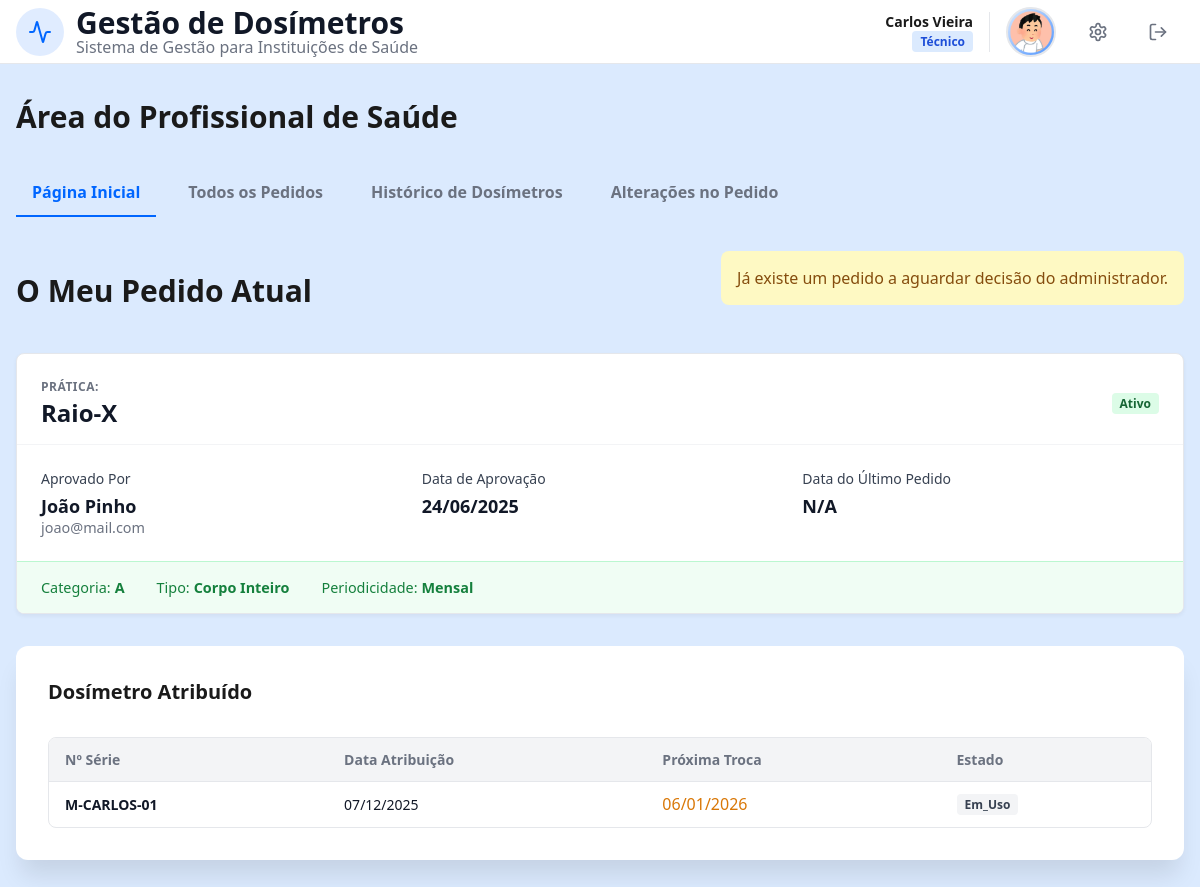
The app's page /HP.php (signed in) with its own data.
### tables this page shows
CREATE TABLE DosimeterRequest (
    idR INTEGER PRIMARY KEY AUTOINCREMENT,
    idU INTEGER NOT NULL,
    pratica TEXT NOT NULL,
    requestDate DATETIME NOT NULL,
    decisionMade BOOLEAN DEFAULT 0,
    FOREIGN KEY (idU) REFERENCES User(idU) ON DELETE CASCADE
);

CREATE TABLE ApprovedRequest (
    idA INTEGER PRIMARY KEY AUTOINCREMENT,
    idR INTEGER NOT NULL,
    idP INTEGER NOT NULL,
    approvalDate DATETIME NOT NULL,
    periodicity TEXT CHECK(periodicity IN ('Mensal','Trimestral')) NOT NULL,
    riskCategory TEXT CHECK(riskCategory IN ('A', 'B')) NOT NULL,
    dosimeterType TEXT CHECK(dosimeterType IN ('Corpo Inteiro','Extremidade')) NOT NULL,
    status TEXT CHECK(status IN ('Ativo', 'Suspenso')) DEFAULT 'Ativo',
    FOREIGN KEY (idR) REFERENCES DosimeterRequest(idR) ON DELETE CASCADE,
    FOREIGN KEY (idP) REFERENCES User(idU) ON DELETE CASCADE
);

CREATE TABLE User (
    idU INTEGER PRIMARY KEY AUTOINCREMENT,
    name TEXT NOT NULL,
    surname TEXT NOT NULL, 
    birthDate DATE NOT NULL,
    sex TEXT CHECK(sex IN ('Female', 'Male', 'Other')) NOT NULL,
    email TEXT UNIQUE NOT NULL, 
    password TEXT NOT NULL,
    phoneN TEXT CHECK(phoneN GLOB '+[0-9][0-9][0-9]*'),
    userType TEXT CHECK(userType IN ('Administrador', 'Físico Médico', 'Profissional de Saúde')) NOT NULL,
    userStatus BOOLEAN DEFAULT 1,
    profilePic TEXT DEFAULT 'foto/12225881.png'
);

CREATE TABLE DosimeterAssignment (
    idDA INTEGER PRIMARY KEY AUTOINCREMENT,
    idA INTEGER NOT NULL,
    dosimeterSerial TEXT,
    assignmentDate DATETIME,
    nextReplacementDate DATETIME,
    periodicity TEXT CHECK(periodicity IN ('Mensal','Trimestral')) NOT NULL,
    status TEXT CHECK(status IN ('Por_Associar','Em_Uso','Suspenso')) DEFAULT 'Por_Associar',
    FOREIGN KEY (idA) REFERENCES ApprovedRequest(idA) ON DELETE CASCADE
);

### database/hp_db.php (called while the page is built, shortened)
<?php
function getLastRequest($db, $idUser) {
    $sql = "SELECT dr.pratica, dr.decisionMade, ar.status as stAp, ar.approvalDate,
            u.name, u.surname, u.email, rr.comment as motRej,
            da.dosimeterSerial, da.assignmentDate, da.nextReplacementDate, da.status as stDos,
            ar.riskCategory, ar.dosimeterType, ar.periodicity
            FROM DosimeterRequest dr
            LEFT JOIN ApprovedRequest ar ON dr.idR = ar.idR
            LEFT JOIN RejectedRequest rr ON dr.idR = rr.idR
            LEFT JOIN User u ON (ar.idP = u.idU OR rr.idP = u.idU)
            LEFT JOIN DosimeterAssignment da ON ar.idA = da.idA
            WHERE dr.idU = :id ORDER BY dr.requestDate DESC LIMIT 1";
    $stmt = $db->prepare($sql);
    $stmt->execute(['id' => $idUser]);
    return $stmt->fetch(PDO::FETCH_ASSOC);
}
function checkPendingChange($db, $idUser) {
    $sql = "SELECT COUNT(*)
            FROM ChangeRecord
            WHERE idUser = ? AND LOWER(TRIM(status)) = 'pendente'";
    $stmt = $db->prepare($sql);
    $stmt->execute([$idUser]);
    return $stmt->fetchColumn() > 0;
}
?>

### templates/hp_views.php (the view, shortened to what this page needs)
<?php
function getStatusClass($estado) {
    switch (strtolower(trim($estado))) {
        case 'ativo': return 'badge-green';
        default: return 'badge-gray';
    }
}
function renderHPTabs($currentTab) {
    ?>
    <div class="admin-tabs">
        <a href="HP.php?tab=dashboard" class="tab-link <?php echo $currentTab=='dashboard'?'active':''; ?>">Página Inicial</a>
        <a href="HP.php?tab=pedidos" class="tab-link <?php echo $currentTab=='pedidos'?'active':''; ?>">Todos os Pedidos</a>
        <a href="HP.php?tab=historico" class="tab-link <?php echo $currentTab=='historico'?'active':''; ?>">Histórico de Dosímetros</a>
        <a href="HP.php?tab=alteracoes" class="tab-link <?php echo $currentTab=='alteracoes'?'active':''; ?>">Alterações no Pedido</a>
    </div>
    <?php
}
function renderDashboard($hp, $last, $temPedidoPendente) {
    $stDash = 'Novo';
    if ($last) {
        if ($last['decisionMade'] == 0) $stDash = 'Pendente';
        elseif ($last['stAp']) $stDash = 'Aprovado';
        else $stDash = 'Rejeitado';
    }
    ?>
<?php if ($stDash === 'Aprovado'): ?>
        <div class="page-header-row mb1">
            <h2 class="titulo">O Meu Pedido Atual</h2>
            <?php if ($temPedidoPendente): ?>
            <div class="alert-container badge-yellow">
                Já existe um pedido a aguardar decisão do administrador.
            </div>
            <?php endif; ?>
        </div>
        <div class="summary-card">
            <div class="summary-header">
                <div class="summary-title-group">
                    <span class="summary-label">Prática:</span>
                    <span class="summary-value"><?php echo htmlspecialchars($last['pratica']); ?></span>
                </div>
                <div>
                    <span class="<?php echo getStatusClass($last['stAp']); ?> role-badge">
                        <?php echo htmlspecialchars($last['stAp']); ?>
                    </span>
                </div>
            </div>
            <div class="summary-body">
                <div>
                    <span class="profile-label">Aprovado Por</span>
                    <div class="nome">
                        <?php echo htmlspecialchars($last['name'].' '.$last['surname']); ?>
                    </div>
                    <div class="com-cinza">
                        <?php echo htmlspecialchars($last['email'] ?? ''); ?>
                    </div>
                </div>
                <div>
                    <span class="profile-label">Data de Aprovação</span>
                    <div class="nome"><?php echo date('d/m/Y', strtotime($last['approvalDate'])); ?></div>
                </div>
                <div>
                    <span class="profile-label">Data do Último Pedido</span>
                    <div class="nome"><?php echo isset($last['requestDate']) ? date('d/m/Y', strtotime($last['requestDate'])) : 'N/A'; ?></div>
                </div>
            </div>
            <div class="summary-footer">
                <span class="tech-item">Categoria: <strong><?php echo htmlspecialchars($last['riskCategory']); ?></strong></span>
                <span class="tech-item">Tipo: <strong><?php echo htmlspecialchars($last['dosimeterType']); ?></strong></span>
                <span class="tech-item">Periodicidade: <strong><?php echo htmlspecialchars($last['periodicity']); ?></strong></span>
            </div>
        </div>
        <div class="card mb2">
            <h3 class="titulo-separador mb1">Dosímetro Atribuído</h3>
            <div class="table-container">
                <table class="admin-table">
                    <thead><tr><th>Nº Série</th><th>Data Atribuição</th><th>Próxima Troca</th><th>Estado</th></tr></thead>
                    <tbody><tr>
                        <td>
                            <?php if($last['dosimeterSerial']): ?>
                                <strong class="serial-mono"><?php echo htmlspecialchars($last['dosimeterSerial']); ?></strong>
                            <?php else: ?>
                                <span class="text-muted">Por Associar</span>
                            <?php endif; ?>
                        </td>
                        <td><?php echo $last['assignmentDate']?date('d/m/Y',strtotime($last['assignmentDate'])):'-'; ?></td>
                        <td><?php echo $last['nextReplacementDate']?"<span class='com-laranja'>".date('d/m/Y',strtotime($last['nextReplacementDate']))."</span>":'-'; ?></td>
                        <td><span class="<?php echo getStatusClass($last['stDos']??'Pendente'); ?> role-badge"><?php echo htmlspecialchars($last['stDos']??'Pendente'); ?></span></td>
                    </tr></tbody>
                </table>
            </div>
        </div>
    <?php endif; ?>
    <?php
}
    ?>

### templates/header.php (shortened to what this page needs)
<?php function header_set($title = 'Gestão de Dosímetros') { ?>
    <!DOCTYPE html>
    <html lang="pt">
    <head>
        <link rel="stylesheet" href="css/style.css">
        <link rel="stylesheet" href="css/responsive.css">
    </head>
<?php } ?>

### HP.php (shortened to what this page needs)
<?php
require_once "database/connection.php";
require_once "database/hp_db.php";
require_once "templates/header.php";
require_once "templates/nav.php";
require_once "templates/hp_views.php";
$db = getDatabaseConnection();
$title = "Profissional de Saúde";
$tab = isset($_GET['tab']) ? $_GET['tab'] : 'dashboard';
$idUsuario = $_SESSION['idU'];
header_set($title);
?>
<body>
    <div class="page-wrapper">
        <?php nav_set(); ?>
        <main class="main-container">
            <h1 class="titulo mb2">Área do Profissional de Saúde</h1>
            <?php renderHPTabs($tab); ?>
            <?php
            if ($tab === 'dashboard') {
                $hp = getHPProfile($db, $idUsuario);
                $last = getLastRequest($db, $idUsuario);
                $temPedidoPendente = checkPendingChange($db, $idUsuario);
                renderDashboard($hp, $last, $temPedidoPendente);
            }
            elseif ($tab === 'pedidos') {
                $pedidos = getAllRequests($db, $idUsuario);
                renderOrdersList($pedidos);
            }
            elseif ($tab === 'historico') {
                $history = getDosimeterHistory($db, $idUsuario);
                $top = getLastRequest($db, $idUsuario);
                renderHistoryTab($history, $top);
            }
            elseif ($tab === 'alteracoes') {
                $reqs = getChangeHistory($db, $idUsuario);
                renderChangesTab($reqs);
            }
            ?>
        </main>
    </div>
</body>
</html>

### templates/nav.php (shortened to what this page needs)
<?php function nav_set() {
    $userName = isset($_SESSION['name']) ? $_SESSION['name'] : 'Utilizador';
    $userSurname = isset($_SESSION['surname']) ? $_SESSION['surname'] : '';
    $userType = isset($_SESSION['userType']) ? $_SESSION['userType'] : '';
    $profilePic = isset($_SESSION['profilePic']) ? $_SESSION['profilePic'] : 'foto/12225881.png';
    $roleLabel = isset($_SESSION['roleLabel']) ? $_SESSION['roleLabel'] : $userType;
    $badgeClass = 'badge-blue';
    ?>
            <header class="header1">
                <div class="header-container">
                    <div class="logo-area">
                        <div class="logo-box">
                            <img src="css/icon.svg" width="48" height="48" alt="Logo">
                        </div>
                        <div class="logo-text">
                            <h1>Gestão de Dosímetros</h1>
                            <p>Sistema de Gestão para Instituições de Saúde</p>
                        </div>
                    </div>
                    <div class="user-area">
                        <div class="user-info">
                            <span class="user-name">
                                <?php echo htmlspecialchars($userName . ' ' . $userSurname); ?>
                            </span>
                            <span class="role-badge <?php echo $badgeClass; ?>">
                                <?php echo htmlspecialchars($roleLabel); ?>
                            </span>
                        </div>
                        <img src="<?php echo htmlspecialchars($profilePic); ?>" alt="Perfil" class="profile-pic">
                        <div class="action-buttons">
                            <a href="perfil.php" class="btn btn-header" title="Perfil do Utilizador">
                            </a>
                            <a href="LogOut.php" class="btn btn-header" title="Sair">
                                <svg xmlns="http://www.w3.org/2000/svg" width="20" height="20" viewBox="0 0 24 24" fill="none" stroke="currentColor" stroke-width="2" stroke-linecap="round" stroke-linejoin="round">
                                    <path d="M9 21H5a2 2 0 0 1-2-2V5a2 2 0 0 1 2-2h4"/>
                                    <polyline points="16 17 21 12 16 7"/>
                                    <line x1="21" x2="9" y1="12" y2="12"/>
                                </svg>
                            </a>
                        </div>
                    </div>
                </div>
            </header>
<?php } ?>

### records on screen
dosimeterrequest: pratica "Raio-X", approvedrequest.status "Ativo", user.name+surname "João Pinho", user.email "joao@mail.com", approvedrequest.approvalDate "24/06/2025", approvedrequest.riskCategory "A", approvedrequest.dosimeterType "Corpo Inteiro", approvedrequest.periodicity "Mensal", dosimeterassignment.dosimeterSerial "M-CARLOS-01", dosimeterassignment.assignmentDate "07/12/2025", dosimeterassignment.nextReplacementDate "06/01/2026", dosimeterassignment.status "Em_Uso"

### other values on screen
$userName . ' ' . $userSurname "Carlos Vieira"
$roleLabel "Técnico"
